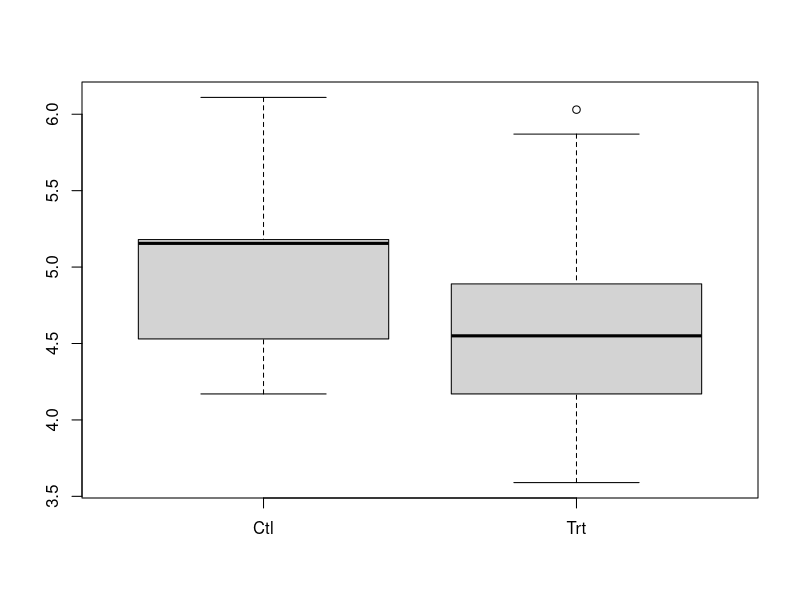
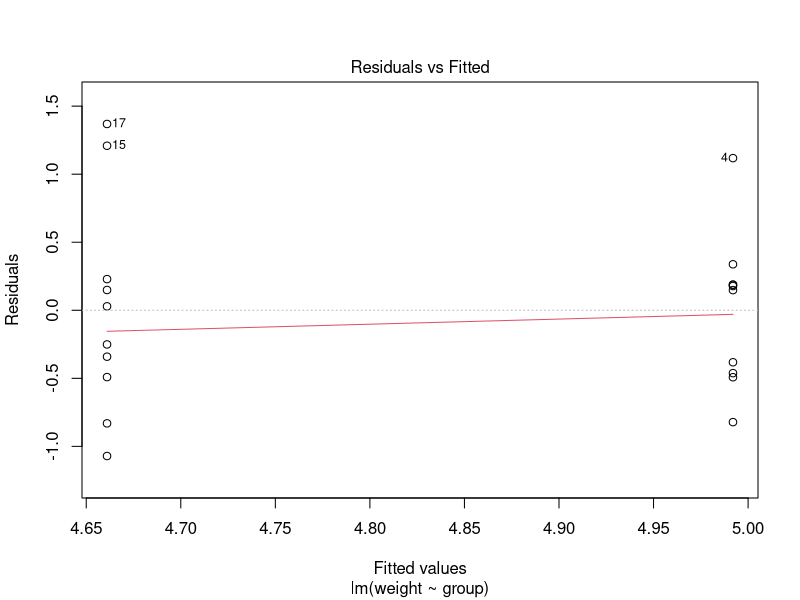
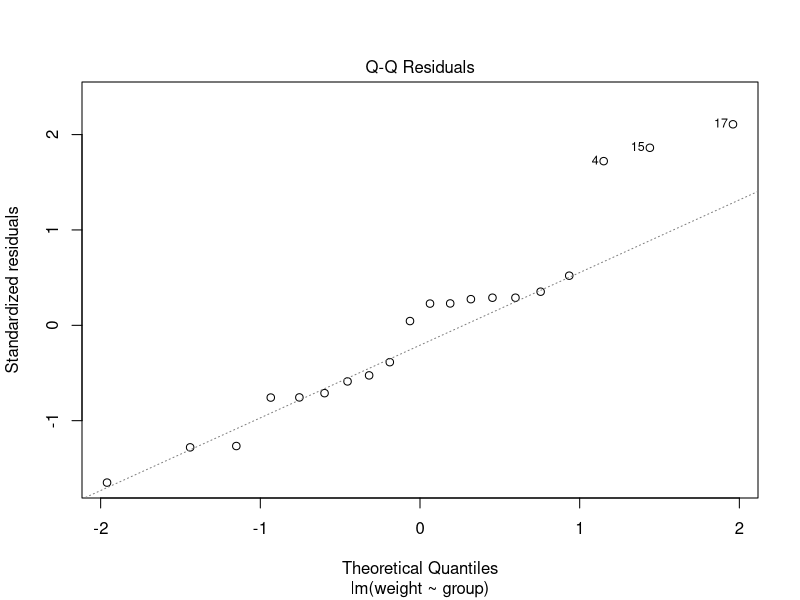
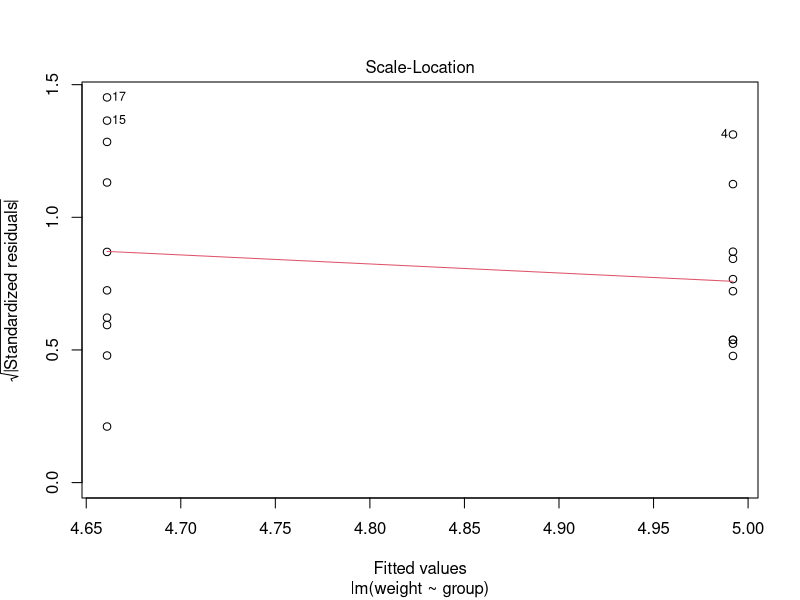
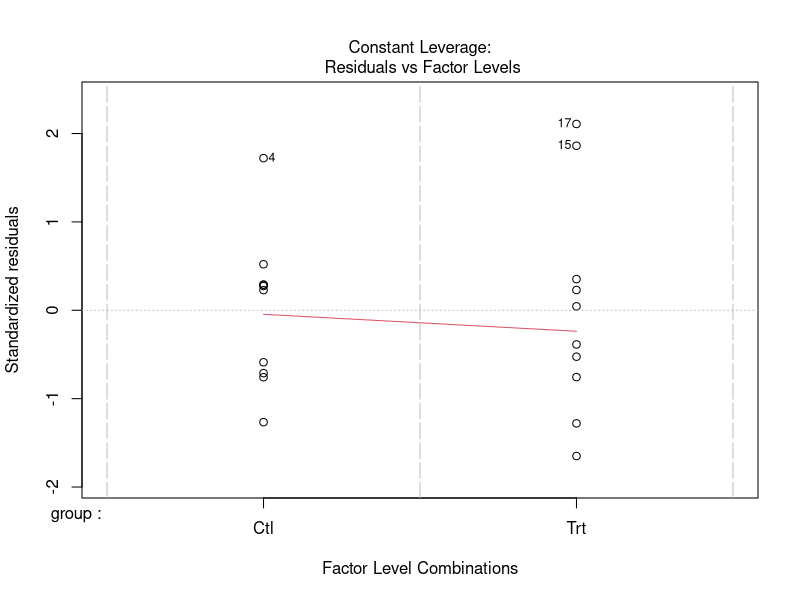
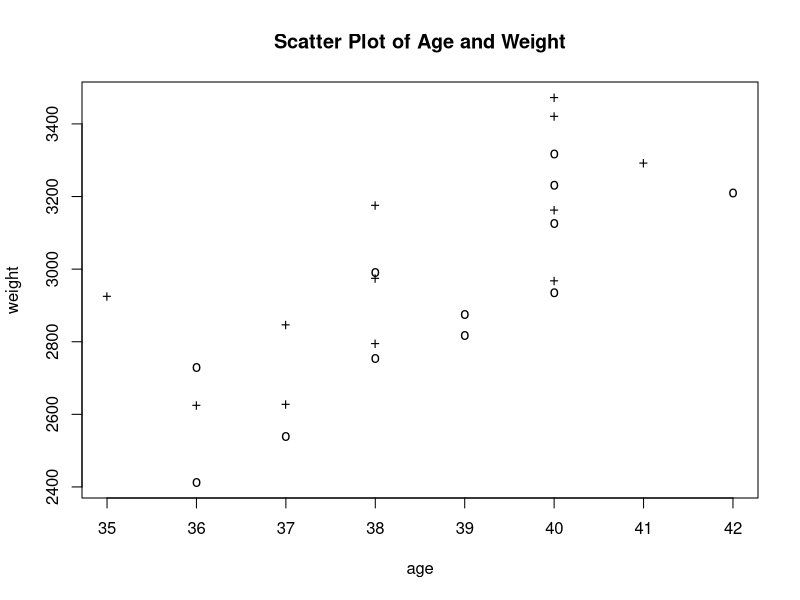
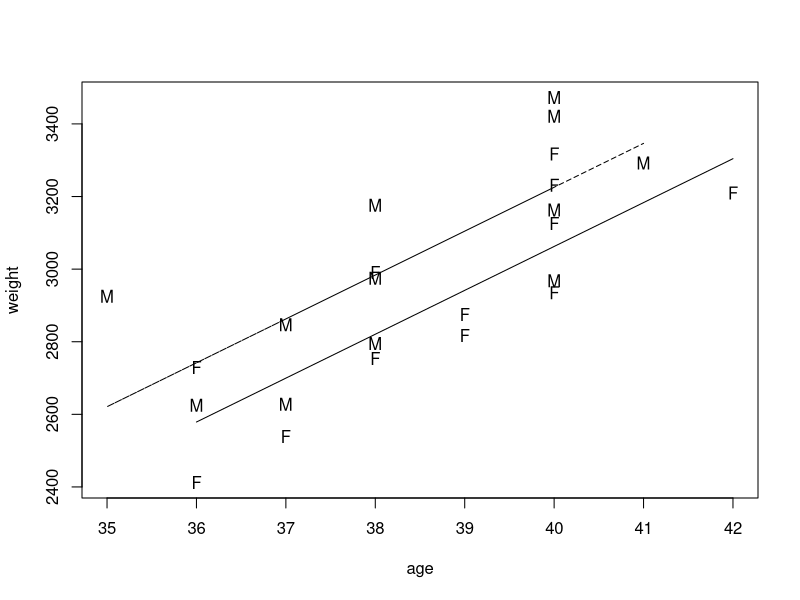
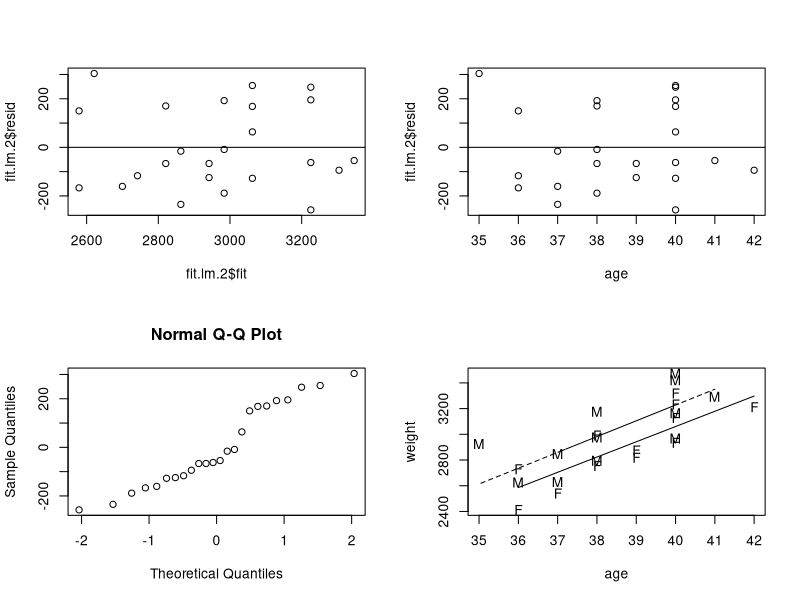

Source code (R) for these figures, in order:
################################################################
# >eR-BioStat                                                  #
#                                                              #
# GLM                                                          # 
# CAHPTER 2                                                    #
# ANOVA and Linear regression                                  #
#                                                              #
# 2018                                                         #
# Ziv Shkedy &  Fetene Tekle                                   #
################################################################

#########################################
# EXAMPLE 1:                            #
# Plant Weight Data (Dobson)            #
#########################################

ctl <- c(4.17,5.18,5.18,6.11,4.50,4.61,5.17,4.53,5.33,5.14)
trt <- c(4.81,4.17,4.41,3.59,5.87,3.83,6.03,4.89, 4.32,4.69)
group <- gl(2,10,labels=c("Ctl","Trt"))
weight <- c(ctl,trt)
cbind(weight,group)
boxplot(split(weight,group))
fit.D9 <- lm(weight ~ group)
summary(fit.D9)
anova(fit.D9)
plot(fit.D9)
fit.aov<-aov(weight ~ group)
summary(fit.aov)
anova(fit.aov)

#data()
#data(package=.packages(all.available=TRUE))
#data(nottem )
#names(Familydata)
#ls()
#fm<-read.table(Familydata, package="epicalc")


##############################################
# EXAMPLE 2:                                 #
# bodyweight and gestational age  (Dobson)   #
##############################################

bage<-c(40,38,40,35,36,37,41,40,37,38,40,38)
gage<-c(40,36,40,38,42,39,40,37,36,38,39,40)
bwei<-c(2968,2795,3163,2925,2625,2847,3292,3473,2628,3176,3421,2975)
gwei<-c(3317,2729,2935,2754,3210,2817,3126,2539,2412,2991,2875,3231)
age<-c(bage,gage)
weight<-c(bwei,gwei)
gender <- gl(2,12,24,labels=c("M","F"))
dat2<-data.frame(weight,age,gender)
dat2

plot(age,weight,pch=" ", main="Scatter Plot of Age and Weight")
points(age[gender=="F"],weight[gender=="F"],pch="o")
points(age[gender=="M"],weight[gender=="M"],pch="+")


fit.lm.0 <- lm(weight ~ 1,data=dat2)
summary(fit.lm.0)
fit.lm.1 <- lm(weight ~ age,data=dat2)
summary(fit.lm.1)

fit.lm.2 <- lm(weight ~ age + gender,data=dat2)
fit.lm.3 <- lm(weight ~ age + gender + age*gender,data=dat2)
fit.lm.4 <- lm(weight ~ age + age:gender,data=dat2)
summary(fit.lm.0)
summary(fit.lm.1)
summary(fit.lm.2)
summary(fit.lm.3)
summary(fit.lm.4)
anova(fit.lm.0,fit.lm.1)
anova(fit.lm.1,fit.lm.2)
anova(fit.lm.2,fit.lm.3)

plot(age,weight,pch=" ")
points(age[gender=="F"],weight[gender=="F"],pch="F")
points(age[gender=="M"],weight[gender=="M"],pch="M")
lines(age[gender=="F"],fit.lm.2$fit[gender=="F"])
lines(age[gender=="M"],fit.lm.2$fit[gender=="M"],lty=2)

par(mfrow=c(2,2))
plot(fit.lm.2$fit,fit.lm.2$resid)
abline(0,0)
plot(age,fit.lm.2$resid)
abline(0,0)
qqnorm(fit.lm.2$resid)



summary(fit.lm.2)
summary(fit.lm.3)
summary(fit.lm.4)


plot(age,weight,pch=" ")
points(age[gender=="F"],weight[gender=="F"],pch="F")
points(age[gender=="M"],weight[gender=="M"],pch="M")
lines(age[gender=="F"],fit.lm.4$fit[gender=="F"])
lines(age[gender=="M"],fit.lm.4$fit[gender=="M"],lty=2)

plot(fit.lm.2$fit,fit.lm.4$resid)
abline(0,0)
plot(age,fit.lm.4$resid)
abline(0,0)
qqnorm(fit.lm.4$resid)

par(mfrow=c(2,2))
plot(fit.lm.2)

summary(fit.lm.2)

bage<-c(40,38,40,35,36,37,41,40,37,38,40,38)
gage<-c(40,36,40,38,42,39,40,37,36,38,39,40)
bwei<-c(2968,2795,3163,2925,2625,2847,3292,3473,2628,3176,3421,2975)
gwei<-c(3317,2729,2935,2754,3210,2817,3126,2539,2412,2991,2875,3231)
age<-c(bage,gage)
weight<-c(bwei,gwei)
gender <-c(rep(0,12),rep(1,12))
dat2<-data.frame(weight,age,gender)
dat2

summary(fit.lm.2)

beta1<-seq(from=110,to=130,length=100)
res.i<-c(1:100)
for(i in 1:100)
{
predict<- -1610.28+beta1[i]*age-163.04*gender
res.i[i]<-sum((weight-predict)^2) 
}
par(mfrow=c(1,1))
plot(beta1,res.i,type="l")
lines(c(120.89,120.89),c(min(res.i),max(res.i)))


summary(fit.lm.2)

beta1<-seq(from=110,to=130,length=100)
beta2<-seq(from=-170,to=170,length=100)
res.i<-matrix(0,100,100)
for(i in 1:100)
{
for(j in 1:100)
{
predict<- -1610.28+beta1[i]*age+beta2[j]*(1-gender)
res.i[i,j]<-sum((weight-predict)^2) 
}
}

contour(beta1,beta2,res.i)

persp(beta1,beta2,res.i)



#########################################################
# END OF CHAPTER 2                                      #
#########################################################




